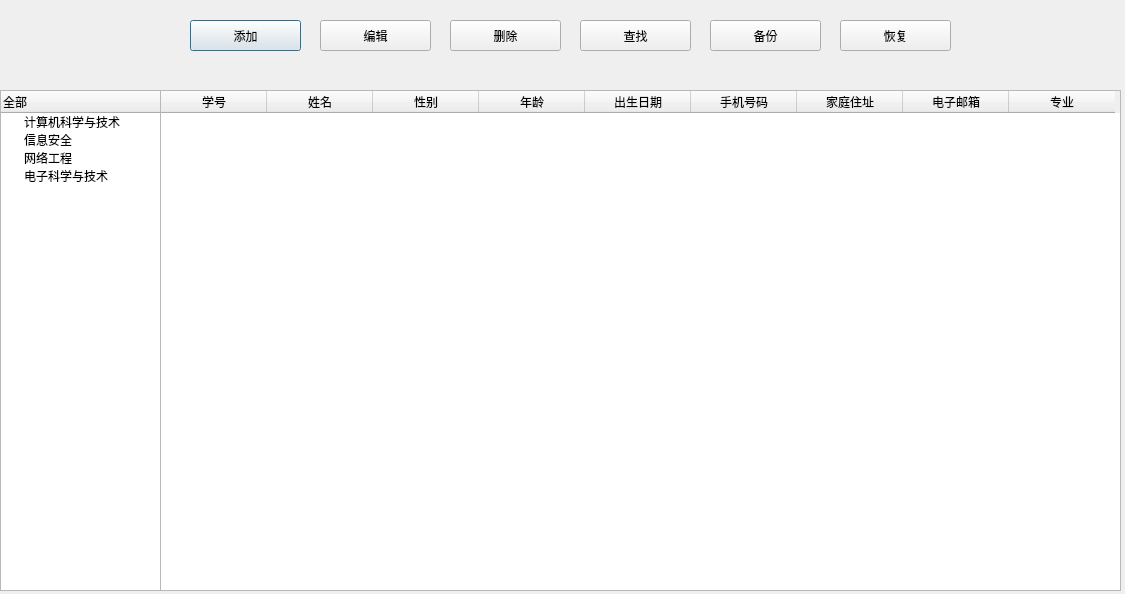
<?xml version="1.0" encoding="UTF-8"?>
<ui version="4.0">
 <class>students</class>
 <widget class="QDialog" name="students">
  <property name="geometry">
   <rect>
    <x>0</x>
    <y>0</y>
    <width>1125</width>
    <height>594</height>
   </rect>
  </property>
  <property name="minimumSize">
   <size>
    <width>1125</width>
    <height>594</height>
   </size>
  </property>
  <property name="maximumSize">
   <size>
    <width>1125</width>
    <height>594</height>
   </size>
  </property>
  <property name="font">
   <font>
    <family>楷体</family>
    <pointsize>9</pointsize>
   </font>
  </property>
  <property name="windowTitle">
   <string>通讯录</string>
  </property>
  <property name="windowIcon">
   <iconset>
    <normaloff>../../../.designer/backup/favicon.ico</normaloff>../../../.designer/backup/favicon.ico</iconset>
  </property>
  <widget class="QPushButton" name="addButton">
   <property name="geometry">
    <rect>
     <x>190</x>
     <y>20</y>
     <width>111</width>
     <height>31</height>
    </rect>
   </property>
   <property name="text">
    <string>添加</string>
   </property>
   <property name="icon">
    <iconset>
     <normaloff>add_user.png</normaloff>add_user.png</iconset>
   </property>
  </widget>
  <widget class="QPushButton" name="editButton">
   <property name="geometry">
    <rect>
     <x>320</x>
     <y>20</y>
     <width>111</width>
     <height>31</height>
    </rect>
   </property>
   <property name="text">
    <string>编辑</string>
   </property>
   <property name="icon">
    <iconset>
     <normaloff>edit.png</normaloff>edit.png</iconset>
   </property>
  </widget>
  <widget class="QPushButton" name="searchButton">
   <property name="geometry">
    <rect>
     <x>580</x>
     <y>20</y>
     <width>111</width>
     <height>31</height>
    </rect>
   </property>
   <property name="text">
    <string>查找</string>
   </property>
   <property name="icon">
    <iconset>
     <normaloff>search.png</normaloff>search.png</iconset>
   </property>
  </widget>
  <widget class="QPushButton" name="deleteButton">
   <property name="geometry">
    <rect>
     <x>450</x>
     <y>20</y>
     <width>111</width>
     <height>31</height>
    </rect>
   </property>
   <property name="text">
    <string>删除</string>
   </property>
   <property name="icon">
    <iconset>
     <normaloff>delete.png</normaloff>delete.png</iconset>
   </property>
  </widget>
  <widget class="QTableWidget" name="studentsTableWidget">
   <property name="enabled">
    <bool>true</bool>
   </property>
   <property name="geometry">
    <rect>
     <x>160</x>
     <y>90</y>
     <width>961</width>
     <height>501</height>
    </rect>
   </property>
   <property name="toolTipDuration">
    <number>-1</number>
   </property>
   <property name="styleSheet">
    <string notr="true">font: 9pt &quot;楷体&quot;;</string>
   </property>
   <property name="frameShadow">
    <enum>QFrame::Sunken</enum>
   </property>
   <property name="lineWidth">
    <number>1</number>
   </property>
   <property name="rowCount">
    <number>0</number>
   </property>
   <property name="columnCount">
    <number>9</number>
   </property>
   <attribute name="horizontalHeaderVisible">
    <bool>true</bool>
   </attribute>
   <attribute name="horizontalHeaderCascadingSectionResizes">
    <bool>true</bool>
   </attribute>
   <attribute name="horizontalHeaderDefaultSectionSize">
    <number>106</number>
   </attribute>
   <attribute name="horizontalHeaderHighlightSections">
    <bool>false</bool>
   </attribute>
   <attribute name="horizontalHeaderMinimumSectionSize">
    <number>54</number>
   </attribute>
   <attribute name="horizontalHeaderShowSortIndicator" stdset="0">
    <bool>false</bool>
   </attribute>
   <attribute name="horizontalHeaderStretchLastSection">
    <bool>false</bool>
   </attribute>
   <attribute name="verticalHeaderVisible">
    <bool>false</bool>
   </attribute>
   <attribute name="verticalHeaderHighlightSections">
    <bool>true</bool>
   </attribute>
   <attribute name="verticalHeaderShowSortIndicator" stdset="0">
    <bool>false</bool>
   </attribute>
   <attribute name="verticalHeaderStretchLastSection">
    <bool>false</bool>
   </attribute>
   <column>
    <property name="text">
     <string>学号</string>
    </property>
    <property name="font">
     <font>
      <underline>false</underline>
     </font>
    </property>
   </column>
   <column>
    <property name="text">
     <string>姓名</string>
    </property>
   </column>
   <column>
    <property name="text">
     <string>性别</string>
    </property>
   </column>
   <column>
    <property name="text">
     <string>年龄</string>
    </property>
   </column>
   <column>
    <property name="text">
     <string>出生日期</string>
    </property>
   </column>
   <column>
    <property name="text">
     <string>手机号码</string>
    </property>
   </column>
   <column>
    <property name="text">
     <string>家庭住址</string>
    </property>
   </column>
   <column>
    <property name="text">
     <string>电子邮箱</string>
    </property>
   </column>
   <column>
    <property name="text">
     <string>专业</string>
    </property>
   </column>
  </widget>
  <widget class="QTreeWidget" name="treeWidget">
   <property name="enabled">
    <bool>true</bool>
   </property>
   <property name="geometry">
    <rect>
     <x>0</x>
     <y>90</y>
     <width>161</width>
     <height>501</height>
    </rect>
   </property>
   <property name="font">
    <font>
     <family>楷体</family>
    </font>
   </property>
   <property name="columnCount">
    <number>1</number>
   </property>
   <attribute name="headerVisible">
    <bool>true</bool>
   </attribute>
   <column>
    <property name="text">
     <string>全部</string>
    </property>
   </column>
   <item>
    <property name="text">
     <string>计算机科学与技术</string>
    </property>
   </item>
   <item>
    <property name="text">
     <string>信息安全</string>
    </property>
   </item>
   <item>
    <property name="text">
     <string>网络工程</string>
    </property>
   </item>
   <item>
    <property name="text">
     <string>电子科学与技术</string>
    </property>
   </item>
  </widget>
  <widget class="QPushButton" name="backupButton">
   <property name="geometry">
    <rect>
     <x>710</x>
     <y>20</y>
     <width>111</width>
     <height>31</height>
    </rect>
   </property>
   <property name="text">
    <string>备份</string>
   </property>
   <property name="icon">
    <iconset>
     <normaloff>backup.png</normaloff>backup.png</iconset>
   </property>
  </widget>
  <widget class="QPushButton" name="redoButton">
   <property name="geometry">
    <rect>
     <x>840</x>
     <y>20</y>
     <width>111</width>
     <height>31</height>
    </rect>
   </property>
   <property name="text">
    <string>恢复</string>
   </property>
   <property name="icon">
    <iconset>
     <normaloff>redo.png</normaloff>redo.png</iconset>
   </property>
  </widget>
  <zorder>studentsTableWidget</zorder>
  <zorder>treeWidget</zorder>
  <zorder>addButton</zorder>
  <zorder>redoButton</zorder>
  <zorder>deleteButton</zorder>
  <zorder>searchButton</zorder>
  <zorder>backupButton</zorder>
  <zorder>editButton</zorder>
 </widget>
 <resources/>
 <connections/>
</ui>
